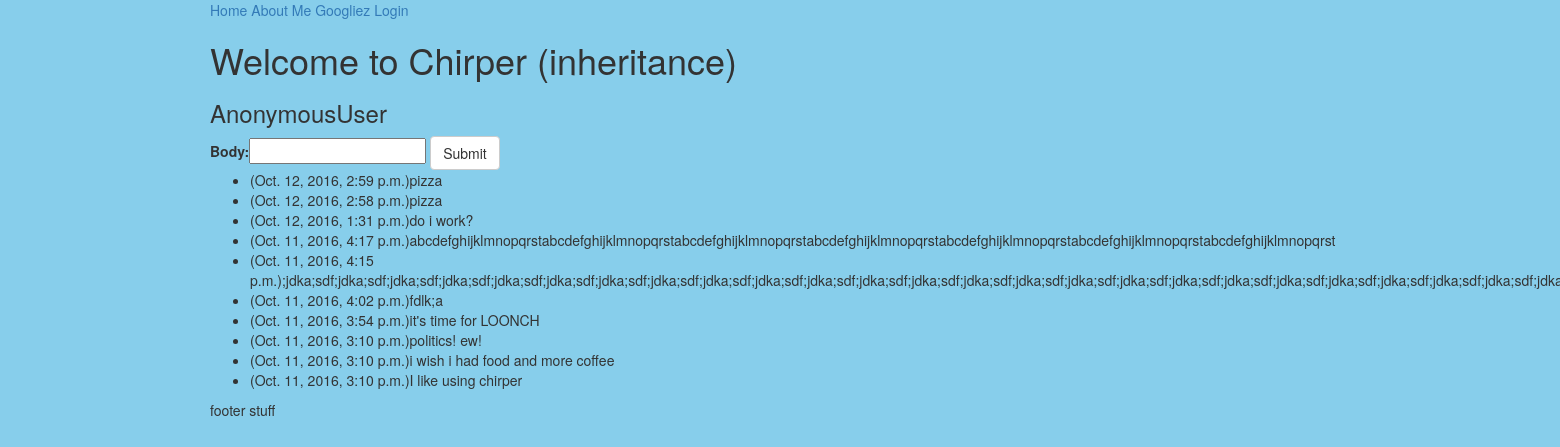
The app's page /, older data.
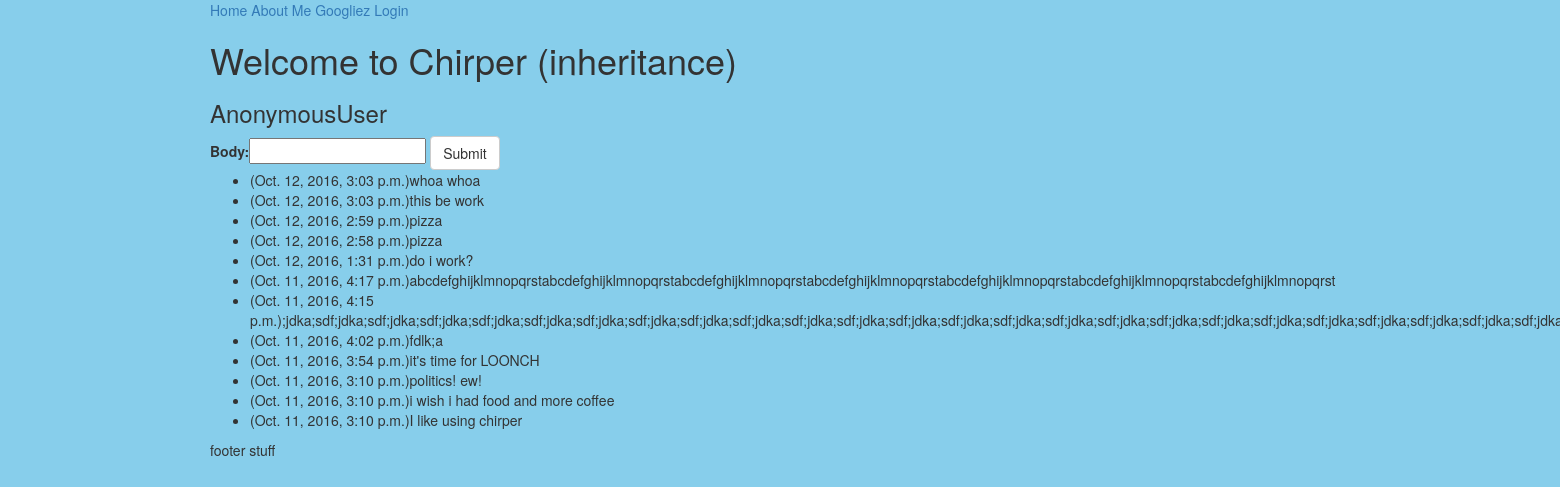
The same page, newer data.
### app/models.py (models this page shows)
class Chirp(models.Model):
    body = models.CharField(max_length=140)
    created = models.DateTimeField(auto_now_add=True)
    def __str__(self):
        return self.body

### app/views.py (the view)
# urls.py: url(r'^$', index_view, name='index_view'),
def index_view(request):
    if request.POST:
        instance = ChirpForm(request.POST)
        if instance.is_valid():
            instance.save()
    context = {
        "form": ChirpForm(),
        "all_chirps": Chirp.objects.all().order_by("-created")
    }
    return render(request, 'index.html', context)

### app/forms.py
class ChirpForm(forms.ModelForm):
    class Meta:
        fields = ('body',)
        model = Chirp

### templates/index.html (shortened to what this page needs)
{% extends 'base.html' %}
{% block content %}
  <h1>Welcome to Chirper (inheritance)</h1>
  <h3>{{ request.user }}</h3>
  <form class="" action="" method="post">
    {{ form }}
    <input class="btn btn-default" type="submit" value="Submit">
  </form>
  <ul>
  {% for chirp in all_chirps %}
    <li>({{ chirp.created }}){{ chirp }}</li>
  {% endfor %}
  </ul>
{% endblock %}

Row changes from the older to the newer data that the page shows:
added Chirp: created "Oct. 12, 2016, 3:03 p.m.", body "whoa whoa"
added Chirp: created "Oct. 12, 2016, 3:03 p.m.", body "this be work"
